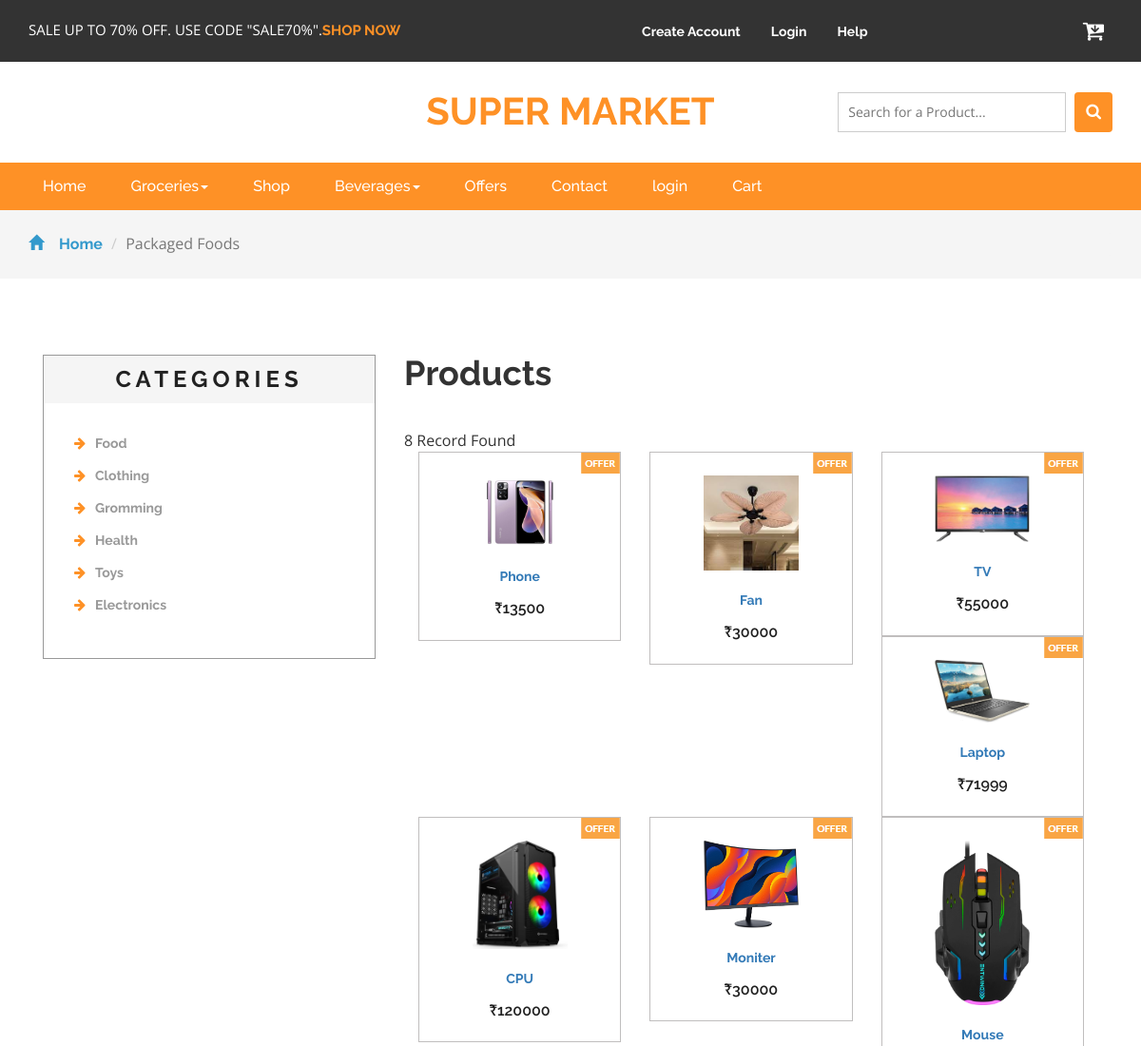
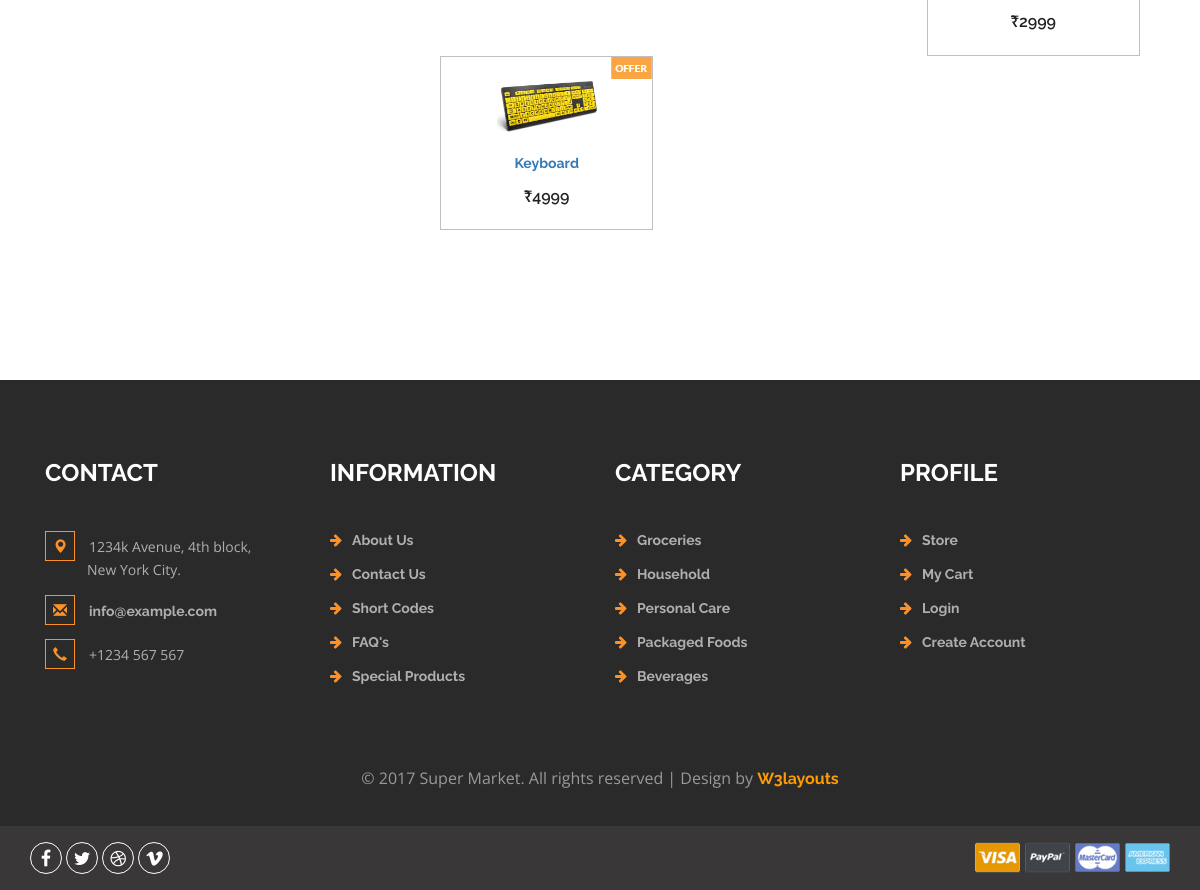
The page /shop.php on the database its author committed (2 pictures, top to bottom).
### tables this page shows
CREATE TABLE `tbl_category` (
  `category_id` int(11) NOT NULL,
  `category_name` varchar(11) NOT NULL
);

CREATE TABLE `tbl_product` (
  `product_id` int(11) NOT NULL,
  `product_name` varchar(100) NOT NULL,
  `product_price` varchar(100) NOT NULL,
  `category_id` int(11) NOT NULL,
  `product_image` varchar(100) NOT NULL,
  `product_details` varchar(250) NOT NULL,
  `user_id` int(11) NOT NULL
);

### shop.php (the view, shortened to what this page needs)
<?php
include './connection.php';
?>
<!DOCTYPE html>
<html>
<head>
	<link href="css/bootstrap.css" rel="stylesheet" type="text/css" media="all" />
	<link href="css/style.css" rel="stylesheet" type="text/css" media="all" />
	<link href="css/font-awesome.css" rel="stylesheet">
</head>
<body>
	<div class="agileits_header">
		<div class="container">
			<div class="w3l_offers">
				<p>SALE UP TO 70% OFF. USE CODE "SALE70%".<a href="products.html">SHOP NOW</a></p>
			</div>
			<div class="agile-login">
				<ul>
					<li><a href="registered.php"> Create Account </a></li>
					<li><a href="login.php">Login</a></li>
					<li><a href="contact.php">Help</a></li>
				</ul>
			</div>
			<div class="product_list_header">
				<form action="#" method="post" class="last">
					<button class="w3view-cart" type="submit" name="submit" value=""><i class="fa fa-cart-arrow-down" aria-hidden="true"></i></button>
				</form>
			</div>
			<div class="clearfix"> </div>
		</div>
	</div>
	<div class="logo_products">
		<div class="container">
			<div class="w3ls_logo_products_left">
				<h1><a href="shop.php">super Market</a></h1>
			</div>
			<div class="w3l_search">
				<form action="#" method="post">
					<input type="search" name="Search" placeholder="Search for a Product..." required="">
					<button type="submit" class="btn btn-default search" aria-label="Left Align">
						<i class="fa fa-search" aria-hidden="true"> </i>
					</button>
				</form>
			</div>
			<div class="clearfix"> </div>
		</div>
	</div>
	<div class="navigation-agileits">
		<div class="container">
			<nav class="navbar navbar-default">
				<div class="collapse navbar-collapse" id="bs-megadropdown-tabs">
					<ul class="nav navbar-nav">
						<li class="active"><a href="shop.php" class="act">Home</a></li>
						<?php
						include './menu.php';
						?>
					</ul>
				</div>
			</nav>
		</div>
	</div>
	<div class="breadcrumbs">
		<div class="container">
			<ol class="breadcrumb breadcrumb1 animated wow slideInLeft" data-wow-delay=".5s">
				<li><a href="shop.php"><span class="glyphicon glyphicon-home" aria-hidden="true"></span>Home</a></li>
				<li class="active">Packaged Foods</li>
			</ol>
		</div>
	</div>
	<div class="products">
		<div class="container">
			<div class="col-md-4 products-left">
				<?php
				include './categories.php';
				?>
			</div>
			<div class="col-md-8 products-right">
				<div class="products-right-grid">
					<div class="products-right-grids">
						<h1>Products</h1>
					</div>
				</div>
				<div class="agile_top_brands_grids">
					<?php
					include './connection.php';
					if (isset($_GET['categoryid'])) {
						$cid = $_GET['categoryid'];
						$q = mysqli_query($connection, "select * from tbl_product where category_id ='{$cid}'");
					} else {
						$q = mysqli_query($connection, "select * from tbl_product");
					}
					$count = mysqli_num_rows($q);
					echo "$count Record Found</br>";
					while ($data = mysqli_fetch_array($q)) {
					?>
						<div class="col-md-4 top_brand_left">
							<div class="hover14 column">
								<div class="agile_top_brand_left_grid">
									<div class="agile_top_brand_left_grid_pos">
										<img src="images/offer.png" alt=" " class="img-responsive">
									</div>
									<div class="agile_top_brand_left_grid1">
										<figure>
											<div class="snipcart-item block">
												<div class="snipcart-thumb">
													<a href="details.php?pid=<?php echo $data['product_id'] ?>">
														<img width="100px" src="uploads/<?php echo $data['product_image']; ?> "></a>
													<a href="details.php?pid=<?php echo $data['product_name'] ?>">
														<p><a href="details.php?pid=<?php echo $data['product_id'] ?>"><?php echo $data['product_name']; ?></p>
													</a>
													<h4>₹<?php echo $data['product_price']; ?></h4>
												</div>
											</div>
										</figure>
									</div>
								</div>
							</div>
						</div>
					<?php
					}
					?>
				</div>
				<nav class="numbering">
				</nav>
			</div>
		</div>
	</div>
	<div class="footer">
		<div class="container">
			<div class="w3_footer_grids">
				<div class="col-md-3 w3_footer_grid">
					<h3>Contact</h3>
					<ul class="address">
						<li><i class="glyphicon glyphicon-map-marker" aria-hidden="true"></i>1234k Avenue, 4th block, <span>New York City.</span></li>
						<li><i class="glyphicon glyphicon-envelope" aria-hidden="true"></i><a href="mailto:info@example.com">info@example.com</a></li>
						<li><i class="glyphicon glyphicon-earphone" aria-hidden="true"></i>+1234 567 567</li>
					</ul>
				</div>
				<div class="col-md-3 w3_footer_grid">
					<h3>Information</h3>
					<ul class="info">
						<li><i class="fa fa-arrow-right" aria-hidden="true"></i><a href="about.html">About Us</a></li>
						<li><i class="fa fa-arrow-right" aria-hidden="true"></i><a href="contact.html">Contact Us</a></li>
						<li><i class="fa fa-arrow-right" aria-hidden="true"></i><a href="short-codes.html">Short Codes</a></li>
						<li><i class="fa fa-arrow-right" aria-hidden="true"></i><a href="faq.html">FAQ's</a></li>
						<li><i class="fa fa-arrow-right" aria-hidden="true"></i><a href="products.html">Special Products</a></li>
					</ul>
				</div>
				<div class="col-md-3 w3_footer_grid">
					<h3>Category</h3>
					<ul class="info">
						<li><i class="fa fa-arrow-right" aria-hidden="true"></i><a href="groceries.html">Groceries</a></li>
						<li><i class="fa fa-arrow-right" aria-hidden="true"></i><a href="household.html">Household</a></li>
						<li><i class="fa fa-arrow-right" aria-hidden="true"></i><a href="personalcare.html">Personal Care</a></li>
						<li><i class="fa fa-arrow-right" aria-hidden="true"></i><a href="packagedfoods.html">Packaged Foods</a></li>
						<li><i class="fa fa-arrow-right" aria-hidden="true"></i><a href="beverages.html">Beverages</a></li>
					</ul>
				</div>
				<div class="col-md-3 w3_footer_grid">
					<h3>Profile</h3>
					<ul class="info">
						<li><i class="fa fa-arrow-right" aria-hidden="true"></i><a href="products.html">Store</a></li>
						<li><i class="fa fa-arrow-right" aria-hidden="true"></i><a href="checkout.php">My Cart</a></li>
						<li><i class="fa fa-arrow-right" aria-hidden="true"></i><a href="login.php">Login</a></li>
						<li><i class="fa fa-arrow-right" aria-hidden="true"></i><a href="registered.php">Create Account</a></li>
					</ul>
				</div>
				<div class="clearfix"></div>
			</div>
		</div>
		<div class="footer-copy">
			<div class="container">
				<p>© 2017 Super Market. All rights reserved | Design by <a href="http://w3layouts.com/">W3layouts</a></p>
			</div>
		</div>
	</div>
	<div class="footer-botm">
		<div class="container">
			<div class="w3layouts-foot">
				<ul>
					<li><a href="#" class="w3_agile_facebook"><i class="fa fa-facebook" aria-hidden="true"></i></a></li>
					<li><a href="#" class="agile_twitter"><i class="fa fa-twitter" aria-hidden="true"></i></a></li>
					<li><a href="#" class="w3_agile_dribble"><i class="fa fa-dribbble" aria-hidden="true"></i></a></li>
					<li><a href="#" class="w3_agile_vimeo"><i class="fa fa-vimeo" aria-hidden="true"></i></a></li>
				</ul>
			</div>
			<div class="payment-w3ls">
				<img src="images/card.png" alt=" " class="img-responsive">
			</div>
			<div class="clearfix"> </div>
		</div>
	</div>
	<link href="css/skdslider.css" rel="stylesheet">
</body>
</html>

### menu.php (shortened to what this page needs)
<html>
<li class="dropdown">
    <a href="#" class="dropdown-toggle" data-toggle="dropdown">Groceries<b class="caret"></b></a>
</li>
<li><a href="shop.php">Shop</a></li>
<li class="dropdown">
    <a href="#" class="dropdown-toggle" data-toggle="dropdown">Beverages<b class="caret"></b></a>
</li>
<li><a href="offers.html">Offers</a></li>
<li><a href="contact.html">Contact</a></li>
<?php
if (isset($_SESSION['uid']))
{
    echo "<li><a href='login.php'>Hi {$_SESSION['uname']}</a></li>";
    echo "<li><a href='logout.php'>Logout</a></li>";
} else {
    echo "<li><a href='login.php'>login</a></li>";
}
?>
<li><a href='cart.php'>Cart</a></li>
</html>

### categories.php
<html>
<div class="categories">
    <h2>Categories</h2>
    <ul class="cate">
    <?php
        $categoryq=mysqli_query($connection,"select * from tbl_category");
        while($cdata = mysqli_fetch_array($categoryq))
        {
            echo"<li><a href='shop.php?categoryid={$cdata['category_id']}'><i class='fa fa-arrow-right' aria-hidden='true'></i>{$cdata['category_name']}</a></li>";
        }
        ?>
</div>
</html>

### rows shown on the page
tbl_category: category_name "Food"
tbl_category: category_name "Clothing"
tbl_category: category_name "Gromming"
tbl_category: category_name "Health"
tbl_category: category_name "Toys"
tbl_category: category_name "Electronics"
tbl_product: product_image (picture), product_name "Phone", product_price "13500"
tbl_product: product_image (picture), product_name "Fan", product_price "30000"
tbl_product: product_image (picture), product_name "TV", product_price "55000"
tbl_product: product_image (picture), product_name "Laptop", product_price "71999"
tbl_product: product_image (picture), product_name "CPU", product_price "120000"
tbl_product: product_image (picture), product_name "Moniter", product_price "30000"
tbl_product: product_image (picture), product_name "Mouse", product_price "2999"
tbl_product: product_image (picture), product_name "Keyboard", product_price "4999"

### other values the page prints
$count "8"
